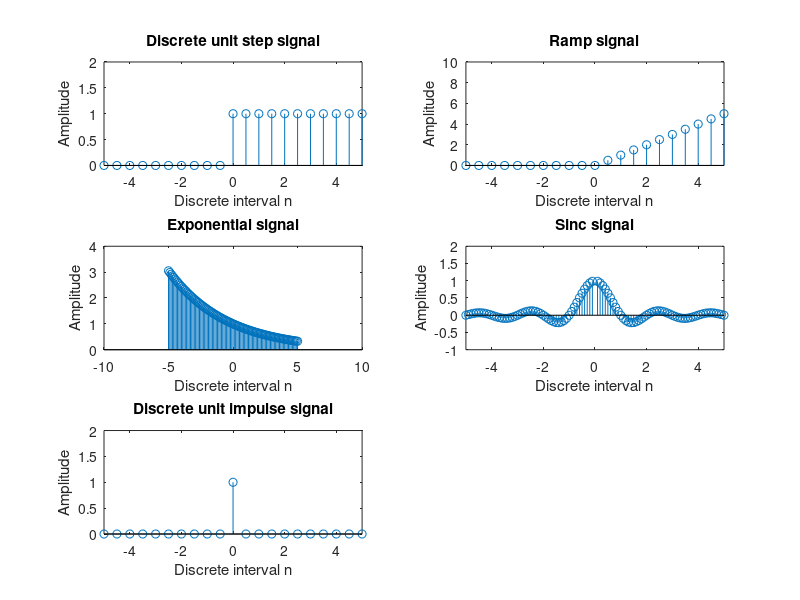

Write MATLAB code to recreate this figure.
clc;
clear variables;
close all;
n = -5:0.5:5;
x = zeros(1, length(n));
for i=1:(length(n))
 if n(i) >= 0
 x(i) = 1;
 end
end
subplot(3, 2, 1);
stem(n,x);
axis([-5 5 0 2]);
xlabel('Discrete interval n');
ylabel('Amplitude');
title('Discrete unit step signal');
n = -5:0.5:5;
x = zeros(1, length(n));
for i=1:(length(n))
 if n(i) >= 0
 x(i) = n(i);
 end
end
subplot(3, 2, 2);
stem(n,x);
axis([-5 5 0 10]);
xlabel('Discrete interval n');
ylabel('Amplitude');
title('Ramp signal');
n = -5:0.1:5;
x = zeros(1, length(n));
x = 1.*0.8.^n;
subplot(3, 2, 3);
stem(n,x);
axis([-10 10 0 4]);
xlabel('Discrete interval n');
ylabel('Amplitude');
title('Exponential signal');
n = -5:0.1:5;
x = zeros(1, length(n));
x = sin(pi.*n)./(pi.*n);
subplot(3, 2, 4);
stem(n,x);
axis([-5 5 -1 2]);
xlabel('Discrete interval n');
ylabel('Amplitude');
title('Sinc signal');
n = -5:0.5:5;
x = zeros(1, length(n));
for i=1:(length(n))
 if n(i) == 0
 x(i) = 1;
 end
end
subplot(3,2,5);
stem(n,x);
axis([-5 5 0 2]);
xlabel('Discrete interval n');
ylabel('Amplitude');
title('Discrete unit impulse signal');
